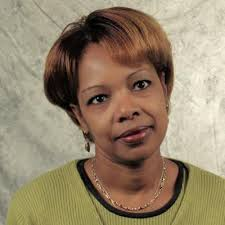
#> input picture eye_detection/1.jpeg, 225 x 225 px, given in place of videoplayback, which was not available
$ python test7.py
#> lines starting #> are read from the running program, lines starting #| are printed output that depends on the picture; after the words box and inside, x2 and y2 are one past the last pixel; in counts of white or black regions, pixels touching at a corner belong together; pictures that were not available may be replaced by others from this repository, and a replacement may not be noted
import numpy as np
import cv2
import cv2.cv as cv

face_cascade = cv2.CascadeClassifier('haarcascade_frontalface_alt2.xml')
eye_cascade = cv2.CascadeClassifier('haarcascade_eye_tree_eyeglasses.xml')
cap = cv2.VideoCapture('videoplayback')
# [4 lines of commented-out code are left out]
while(cap.isOpened()):
    ret, frame = cap.read()
#> frame is the input picture: shape (225, 225, 3); mean B, G, R 109, 133.7, 150.6
    gray = cv2.cvtColor(frame, cv2.COLOR_BGR2GRAY)
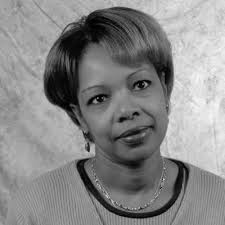
#> gray: shape (225, 225); min 0, max 247, mean 135.9
    ret,gray_t = cv2.threshold(gray,100,180,cv2.THRESH_BINARY)
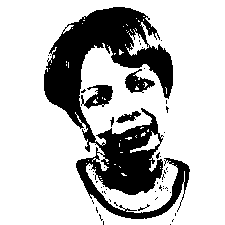
#> gray_t: shape (225, 225); values 0 (black) and 180 (white), 75% white; 54 black regions (48 under 20 px), largest, box (x1, y1, x2, y2) and area: (44, 7, 190, 219) 11555, (81, 85, 113, 109) 411, (125, 69, 155, 93) 350, (116, 111, 141, 123) 141, (110, 117, 114, 127) 22, (138, 204, 150, 211) 21
    canny = cv2.Canny(gray,100,200)
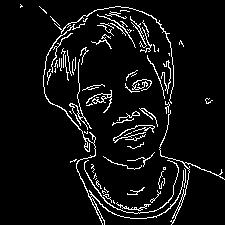
#> canny: shape (225, 225); 6.6% white in thin lines or dots, all inside (x1, y1, x2, y2) = (20, 4, 225, 225)
    faces = face_cascade.detectMultiScale(gray, 1.3, 5)
#> faces = ()
    for (x,y,w,h) in faces:
        cv2.rectangle(gray_t,(x,y),(x+w,y+h),(255,0,0),2)
        roi_gray = gray[y:y+h, x:x+w]
        roi_gray_t = canny[y:y+h, x:x+w]
        roi_color = frame[y:y+h, x:x+w]
        eyes = eye_cascade.detectMultiScale(roi_gray)
        for (ex,ey,ew,eh) in eyes:
            cv2.rectangle(roi_gray_t,(ex,ey),(ex+ew,ey+eh),(255,0,0),2)
#> this loop made 0 passes
            # [11 lines of commented-out code are left out]
    cv2.imshow("gray", canny)
    cv2.waitKey(0)
    cv2.destroyAllWindows()
    # [4 lines of commented-out code are left out]
    if cv2.waitKey(1) & 0xFF == ord('q'):
#> (key q is pressed here)
        break
# [24 lines of commented-out code are left out]
cap.release()
cv2.destroyAllWindows()

$ run again, on eye_detection/4.jpeg
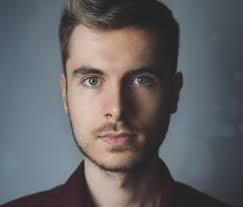
#> input picture eye_detection/4.jpeg, 243 x 207 px, given in place of videoplayback, which was not available
#> frame is the input picture: shape (207, 243, 3); mean B, G, R 100.3, 98.9, 99.5
#> canny: shape (207, 243); 3.6% white in thin lines or dots, all inside (x1, y1, x2, y2) = (0, 0, 209, 207)
#> faces = [[51, 30, 128, 128]]
#> the loop `for (x,y,w,h) in faces:` made 1 pass
#> (x, y, w, h, eyes) on pass 1: (51, 30, 128, 128, [[26, 35, 31, 31], [77, 38, 25, 25]])
#> after the loop `for (x,y,w,h) in faces:`:
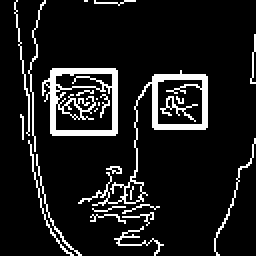
#> roi_gray_t: shape (128, 128) (shown 2 times larger); 10.6% white in thin lines or dots
#> `cv2.imshow("gray", canny)`:
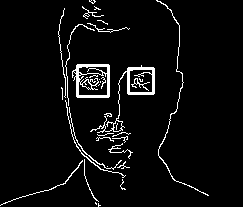
#> window 'gray': shape (207, 243); 4.8% white in thin lines or dots, all inside (x1, y1, x2, y2) = (0, 0, 209, 207)
